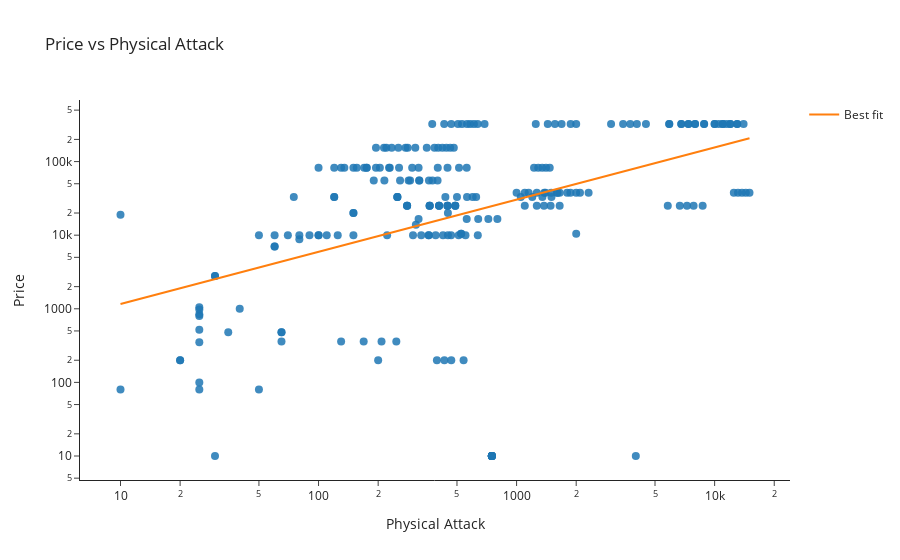
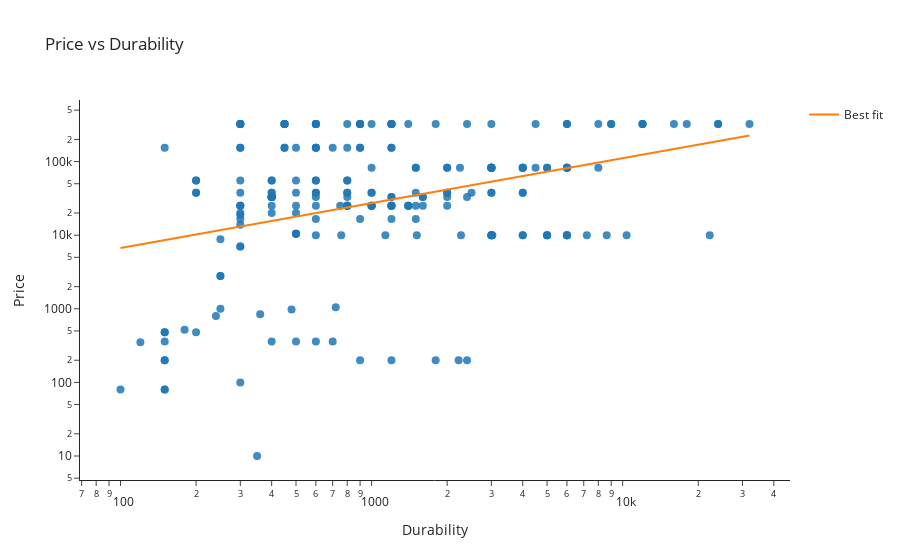

Notebook code for these charts, in order:
### Markdown cell above
### visualization 3

### Code cell
"""
Palworld Weapon Visualizations — Two Plots with Best-Fit Lines
==============================================================

Single-cell utilities to:
1) Normalize a Palworld weapons DataFrame's schema and numeric types.
2) Render two interactive Plotly scatter plots with best-fit lines:
   a) Price vs Physical Attack
   b) Price vs Durability

Best-Fit Method
---------------
- If `log_axes=False`: ordinary least squares (linear fit) in linear space.
- If `log_axes=True`: fit in log–log space (power-law): log(y) = a + b*log(x),
  which corresponds to y = exp(a) * x**b, and display on log axes.

Usage
-----
Assumes a DataFrame `weapons_df` exists in the environment (e.g., from your scraper).
This cell will show both plots inline.
"""


def sanitize_weapons_df(df: pd.DataFrame) -> pd.DataFrame:
    """
    Standardize expected column names and coerce numeric types.

    Parameters
    ----------
    df : pandas.DataFrame
        Input frame containing weapon stats, potentially with varied column names.

    Returns
    -------
    pandas.DataFrame
        Copy with normalized columns (if present):
        ['Name', 'Price', 'Physical Attack', 'Durability'].
        Non-numeric entries in numeric fields are coerced to NaN.

    Notes
    -----
    - Common aliases are mapped into canonical names (e.g., 'attack' → 'Physical Attack').
    - If 'Name' is missing, an index-based string name is synthesized.
    """
    data = df.copy()

    rename_map = {
        "name": "Name",
        "item_name": "Name",
        "price": "Price",
        "physical_attack": "Physical Attack",
        "attack": "Physical Attack",
        "phys_atk": "Physical Attack",
        "durability": "Durability",
    }
    lowered = {c.lower(): c for c in data.columns}
    for k, v in rename_map.items():
        if k in lowered and v not in data.columns:
            data.rename(columns={lowered[k]: v}, inplace=True)

    for col in ["Price", "Physical Attack", "Durability"]:
        if col in data.columns:
            data[col] = pd.to_numeric(data[col], errors="coerce")

    data["Name"] = data.get("Name", data.index).astype(str)
    return data


def _best_fit_line(x: np.ndarray, y: np.ndarray, log_axes: bool) -> tuple[np.ndarray, np.ndarray]:
    """
    Compute best-fit line coordinates over the span of x.

    Parameters
    ----------
    x, y : np.ndarray
        1-D arrays of equal length (NaNs removed by caller).
    log_axes : bool
        If True, fit in log–log space (power-law). Otherwise, linear fit.

    Returns
    -------
    x_fit, y_fit : np.ndarray
        Sorted x over its range and corresponding fitted y values.
    """
    # Sort by x for a clean line
    order = np.argsort(x)
    x_sorted = x[order]
    y_sorted = y[order]

    if log_axes:
        # Filter to positive values (log domain)
        mask = (x_sorted > 0) & (y_sorted > 0)
        xz = x_sorted[mask]
        yz = y_sorted[mask]
        if len(xz) < 2:
            return x_sorted, np.full_like(x_sorted, np.nan)

        lx, ly = np.log(xz), np.log(yz)
        b, a = np.polyfit(lx, ly, 1)  # ly ≈ a + b*lx
        y_fit = np.exp(a) * x_sorted**b
        return x_sorted, y_fit
    else:
        if len(x_sorted) < 2:
            return x_sorted, np.full_like(x_sorted, np.nan)
        m, c = np.polyfit(x_sorted, y_sorted, 1)  # y ≈ m*x + c
        y_fit = m * x_sorted + c
        return x_sorted, y_fit


def interactive_scatter_with_fit(
    df: pd.DataFrame,
    *,
    x: str,
    y: str,
    title: str,
    hover_cols: Optional[Iterable[str]] = None,
    log_axes: bool = True,
    template: str = "simple_white",
    marker_size: int = 8,
    marker_opacity: float = 0.85,
):
    """
    Render a Plotly scatter plot with an overlaid best-fit line.

    Parameters
    ----------
    df : pandas.DataFrame
        Source data frame (will be sanitized).
    x : str
        Column name for the x-axis.
    y : str
        Column name for the y-axis.
    title : str
        Figure title.
    hover_cols : Iterable[str], optional
        Additional columns to include in the hover tooltip, if present.
    log_axes : bool, default True
        If True, plot both axes on a logarithmic scale and fit in log–log space.
    template : str, default "simple_white"
        Plotly template for styling.
    marker_size : int, default 8
        Point size.
    marker_opacity : float, default 0.85
        Point opacity in [0, 1].

    Returns
    -------
    plotly.graph_objects.Figure
        Interactive scatter plot with best-fit line.
    """
    data = sanitize_weapons_df(df).dropna(subset=[x, y]).copy()
    hover_cols = [c for c in (hover_cols or []) if c in data.columns]

    fig = px.scatter(
        data,
        x=x,
        y=y,
        hover_data=["Name", *hover_cols] if "Name" in data.columns else hover_cols,
        title=title,
        log_x=log_axes,
        log_y=log_axes,
        template=template,
    )
    fig.update_traces(marker=dict(size=marker_size, opacity=marker_opacity))

    # Best-fit line
    x_vals = data[x].to_numpy(dtype=float)
    y_vals = data[y].to_numpy(dtype=float)
    mask = ~np.isnan(x_vals) & ~np.isnan(y_vals)
    if mask.sum() >= 2:
        x_fit, y_fit = _best_fit_line(x_vals[mask], y_vals[mask], log_axes)
        fig.add_trace(
            go.Scatter(
                x=x_fit,
                y=y_fit,
                mode="lines",
                name="Best fit",
                hoverinfo="skip",
            )
        )

    fig.show()
    return fig


def plot_weapon_relationships(df: pd.DataFrame, *, log_axes: bool = True, template: str = "simple_white"):
    """
    Produce the two interactive weapon relationship plots with best-fit lines:

      1) Price vs Physical Attack
      2) Price vs Durability

    Parameters
    ----------
    df : pandas.DataFrame
        Weapons data (columns auto-normalized internally).
    log_axes : bool, default True
        Apply log scaling to both axes and use power-law best-fit.
    template : str, default "simple_white"
        Plotly template for styling.

    Returns
    -------
    dict[str, plotly.graph_objects.Figure]
        Figures keyed by:
        {"price_vs_attack", "price_vs_durability"}.
    """
    figs = {}
    figs["price_vs_attack"] = interactive_scatter_with_fit(
        df,
        x="Physical Attack",
        y="Price",
        title="Price vs Physical Attack",
        hover_cols=["Durability"],
        log_axes=log_axes,
        template=template,
    )
    figs["price_vs_durability"] = interactive_scatter_with_fit(
        df,
        x="Durability",
        y="Price",
        title="Price vs Durability",
        hover_cols=["Physical Attack"],
        log_axes=log_axes,
        template=template,
    )
    return figs


# ---- Execute (shows both plots) ----
_ = plot_weapon_relationships(weapons_df, log_axes=True)

### Figure 1 — Plotly figure (JSON) as saved in the notebook; plotly's stock layout.template omitted (floating-point values rounded to 4 significant figures; data arrays with more than 128 entries replaced by an {"elided": "..."} marker saying what was removed)
{"data": [{"customdata": {"elided": "230x2 mixed values"}, "hovertemplate": "Physical Attack=%{x}<br>Price=%{y}<br>Name=%{customdata[0]}<br>Durability=%{customdata[1]}<extra></extra>", "legendgroup": "", "marker": {"color": "#1F77B4", "opacity": 0.85, "size": 8, "symbol": "circle"}, "mode": "markers", "name": "", "orientation": "v", "showlegend": false, "type": "scatter", "x": {"elided": "230 float values"}, "xaxis": "x", "y": {"elided": "230 int values"}, "yaxis": "y"}, {"hoverinfo": "skip", "mode": "lines", "name": "Best fit", "type": "scatter", "x": {"elided": "230 float values"}, "y": {"elided": "230 float values"}}], "layout": {"autosize": true, "legend": {"tracegroupgap": 0}, "title": {"text": "Price vs Physical Attack"}, "xaxis": {"anchor": "y", "autorange": true, "domain": [0, 1], "range": [0.8076, 4.369], "title": {"text": "Physical Attack"}, "type": "log"}, "yaxis": {"anchor": "x", "autorange": true, "domain": [0, 1], "range": [0.6278, 5.883], "title": {"text": "Price"}, "type": "log"}}}

### Figure 2 — Plotly figure (JSON) as saved in the notebook; plotly's stock layout.template omitted (floating-point values rounded to 4 significant figures; data arrays with more than 128 entries replaced by an {"elided": "..."} marker saying what was removed)
{"data": [{"customdata": {"elided": "220x2 mixed values"}, "hovertemplate": "Durability=%{x}<br>Price=%{y}<br>Name=%{customdata[0]}<br>Physical Attack=%{customdata[1]}<extra></extra>", "legendgroup": "", "marker": {"color": "#1F77B4", "opacity": 0.85, "size": 8, "symbol": "circle"}, "mode": "markers", "name": "", "orientation": "v", "showlegend": false, "type": "scatter", "x": {"elided": "220 float values"}, "xaxis": "x", "y": {"elided": "220 int values"}, "yaxis": "y"}, {"hoverinfo": "skip", "mode": "lines", "name": "Best fit", "type": "scatter", "x": {"elided": "220 float values"}, "y": {"elided": "220 float values"}}], "layout": {"autosize": true, "legend": {"tracegroupgap": 0}, "title": {"text": "Price vs Durability"}, "xaxis": {"anchor": "y", "autorange": true, "domain": [0, 1], "range": [1.848, 4.657], "title": {"text": "Durability"}, "type": "log"}, "yaxis": {"anchor": "x", "autorange": true, "domain": [0, 1], "range": [0.6278, 5.883], "title": {"text": "Price"}, "type": "log"}}}
